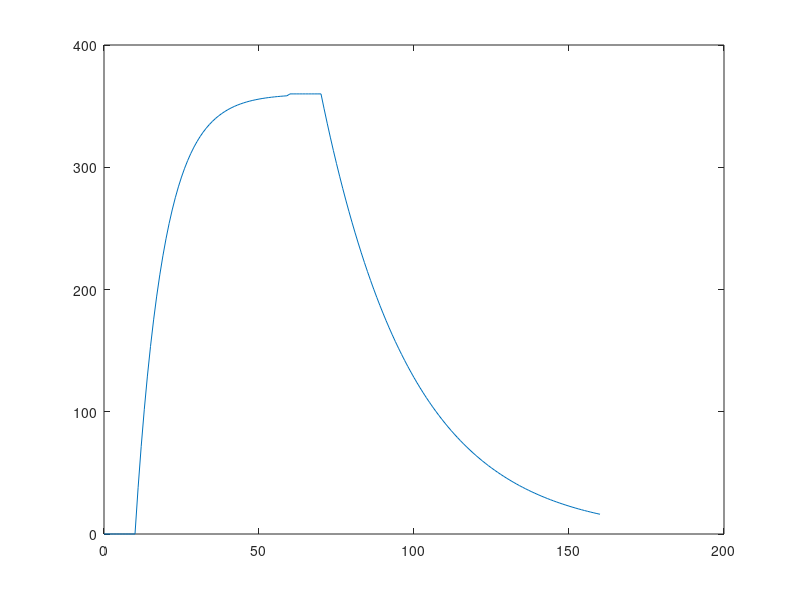

Write the MATLAB code that produced this figure.
clear all
clc
close all
t=0:160;
f=t*0;
for t=10:60
    f(t+1)=360*(1-exp(-(t-10)/9));
end
for t=60:70
    f(t+1)=360;
end
for t=70:160
    f(t+1)=360*(exp(-(t-70)/29));
end
t=0:160;
plot(t,f)
AA=[t',f'];